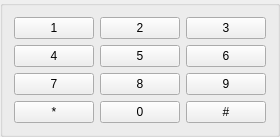
     <widget class="QGroupBox" name="groupBoxDigit">
      <property name="sizePolicy">
       <sizepolicy hsizetype="Expanding" vsizetype="Expanding">
        <horstretch>0</horstretch>
        <verstretch>0</verstretch>
       </sizepolicy>
      </property>
      <property name="title">
       <string/>
      </property>
      <layout class="QHBoxLayout" name="horizontalLayout_3">
       <item>
        <layout class="QGridLayout" name="gridLayout">
         <item row="2" column="1">
          <widget class="QPushButton" name="pushButtonDigit8">
           <property name="focusPolicy">
            <enum>Qt::NoFocus</enum>
           </property>
           <property name="text">
            <string>8</string>
           </property>
          </widget>
         </item>
         <item row="2" column="2">
          <widget class="QPushButton" name="pushButtonDigit9">
           <property name="focusPolicy">
            <enum>Qt::NoFocus</enum>
           </property>
           <property name="text">
            <string>9</string>
           </property>
          </widget>
         </item>
         <item row="1" column="0">
          <widget class="QPushButton" name="pushButtonDigit4">
           <property name="focusPolicy">
            <enum>Qt::NoFocus</enum>
           </property>
           <property name="text">
            <string>4</string>
           </property>
          </widget>
         </item>
         <item row="2" column="0">
          <widget class="QPushButton" name="pushButtonDigit7">
           <property name="focusPolicy">
            <enum>Qt::NoFocus</enum>
           </property>
           <property name="text">
            <string>7</string>
           </property>
          </widget>
         </item>
         <item row="1" column="1">
          <widget class="QPushButton" name="pushButtonDigit5">
           <property name="focusPolicy">
            <enum>Qt::NoFocus</enum>
           </property>
           <property name="text">
            <string>5</string>
           </property>
          </widget>
         </item>
         <item row="1" column="2">
          <widget class="QPushButton" name="pushButtonDigit6">
           <property name="focusPolicy">
            <enum>Qt::NoFocus</enum>
           </property>
           <property name="text">
            <string>6</string>
           </property>
          </widget>
         </item>
         <item row="3" column="0">
          <widget class="QPushButton" name="pushButtonDigitStar">
           <property name="focusPolicy">
            <enum>Qt::NoFocus</enum>
           </property>
           <property name="text">
            <string>*</string>
           </property>
          </widget>
         </item>
         <item row="3" column="1">
          <widget class="QPushButton" name="pushButtonDigit0">
           <property name="focusPolicy">
            <enum>Qt::NoFocus</enum>
           </property>
           <property name="text">
            <string>0</string>
           </property>
          </widget>
         </item>
         <item row="3" column="2">
          <widget class="QPushButton" name="pushButtonDigitGrid">
           <property name="focusPolicy">
            <enum>Qt::NoFocus</enum>
           </property>
           <property name="text">
            <string>#</string>
           </property>
          </widget>
         </item>
         <item row="0" column="2">
          <widget class="QPushButton" name="pushButtonDigit3">
           <property name="focusPolicy">
            <enum>Qt::NoFocus</enum>
           </property>
           <property name="text">
            <string>3</string>
           </property>
          </widget>
         </item>
         <item row="0" column="1">
          <widget class="QPushButton" name="pushButtonDigit2">
           <property name="focusPolicy">
            <enum>Qt::NoFocus</enum>
           </property>
           <property name="text">
            <string>2</string>
           </property>
          </widget>
         </item>
         <item row="0" column="0">
          <widget class="QPushButton" name="pushButtonDigit1">
           <property name="focusPolicy">
            <enum>Qt::NoFocus</enum>
           </property>
           <property name="text">
            <string>1</string>
           </property>
          </widget>
         </item>
        </layout>
       </item>
      </layout>
     </widget>
